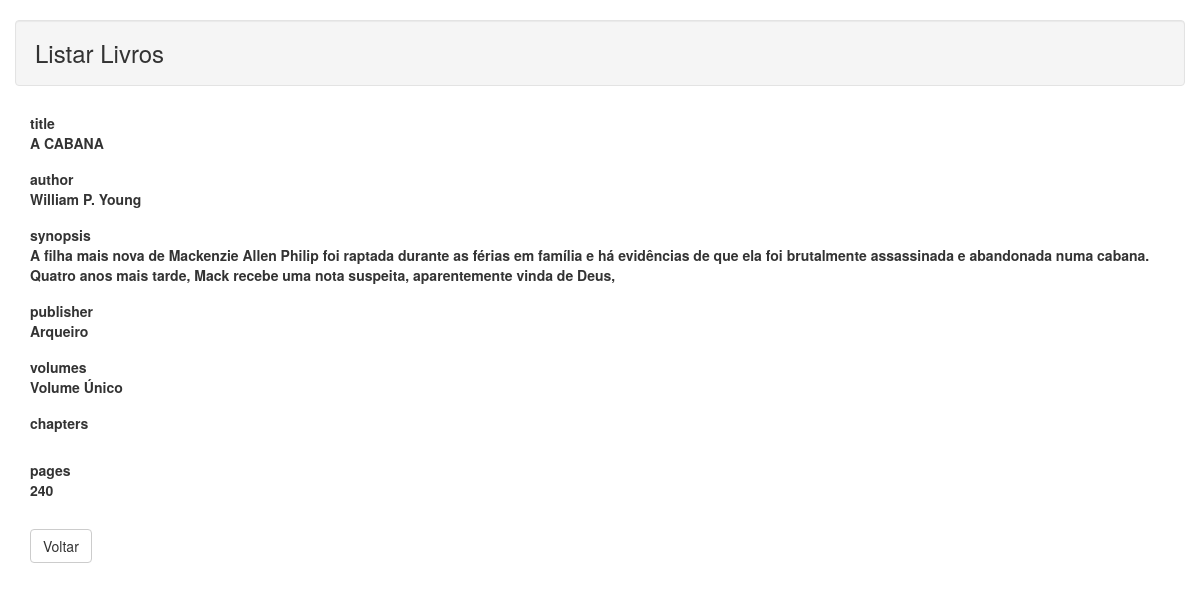
Page /read.php?id=4 on the committed database.
### tables this page shows
CREATE TABLE tb_book (
    bookId int NOT NULL AUTO_INCREMENT,
    title varchar(255) NOT NULL,
    author varchar(255) NOT NULL,
    synopsis varchar(255) NOT NULL,
    publisher varchar(255) NOT NULL,
    volumes varchar(255) NOT NULL,
    chapters varchar(255) NOT NULL,
    pages int NOT NULL,
    score double(2,2) NOT NULL,
    categoryId int NOT NULL,
    CONSTRAINT Book_pk PRIMARY KEY (bookId)
);

### read.php (the view, shortened to what this page needs)
<?php
    $id = null;
    if(!empty($_GET['id']))
    {
        $id = $_REQUEST['id'];
    }
    if(null==$id)
    {
        header("Location: index.php");
    }
    else
    {
       $pdo = Banco::conectar();
       $pdo->setAttribute(PDO::ATTR_ERRMODE, PDO::ERRMODE_EXCEPTION);
       $sql = "SELECT * FROM tb_book where bookId = ?";
       $q = $pdo->prepare($sql);
       $q->execute(array($id));
       $data = $q->fetch(PDO::FETCH_ASSOC);
    }
?>
<!DOCTYPE html>
<html lang="pt-br">
    <head>
		<link href="bootstrap/css/bootstrap.min.css" rel="stylesheet" type="text/css"></link>
    </head>
    <body>
        <div class="container">
            <div class="span10 offset1">
                <div class="row">
                    <h3 class="well"> Listar Livros </h3>
                </div>
                <div class="form-horizontal">
                    <div class="control-group">
                        <label class="control-label">title</label>
                        <div class="controls">
                            <label class="carousel-inner">
                                <?php echo $data['title'];?>
                            </label>
                        </div>
                    </div>
                    <div class="control-group">
                        <label class="control-label">author</label>
                        <div class="controls">
                            <label class="carousel-inner">
                                <?php echo $data['author'];?>
                            </label>
                        </div>
                    </div>
                    <div class="control-group">
                        <label class="control-label">synopsis</label>
                        <div class="controls">
                            <label class="carousel-inner">
                                <?php echo $data['synopsis'];?>
                            </label>
                        </div>
                    </div>
                    <div class="control-group">
                        <label class="control-label">publisher</label>
                        <div class="controls">
                            <label class="carousel-inner">
                                <?php echo $data['publisher'];?>
                            </label>
                        </div>
                    </div>
                    <div class="control-group">
                        <label class="control-label">volumes</label>
                        <div class="controls">
                            <label class="carousel-inner">
                                <?php echo $data['volumes'];?>
                            </label>
                        </div>
                    </div>
                    <div class="control-group">
                        <label class="control-label">chapters</label>
                        <div class="controls">
                        </div>
                    </div>
                    <div class="control-group">
                        <label class="control-label">pages</label>
                        <div class="controls">
                            <label class="carousel-inner">
                                <?php echo $data['pages'];?>
                            </label>
                        </div>
                    </div>
                    <br/>
                    <div class="form-actions">
                        <a href="lista.php" type="btn" class="btn btn-default">Voltar</a>
                    </div>
                </div>
            </div>
        </div>
    </body>
</html>

### rows in the picture
tb_book: title "A CABANA", author "William P. Young", synopsis "A filha mais nova de Mackenzie Allen Philip foi raptada durante as férias em família e há evidências de que ela foi brutalmente assassinada e abandonada numa cabana. Quatro anos mais tarde, Mack recebe uma nota suspeita, aparentemente vinda de Deus,", publisher "Arqueiro", volumes "Volume Único", pages "240"
